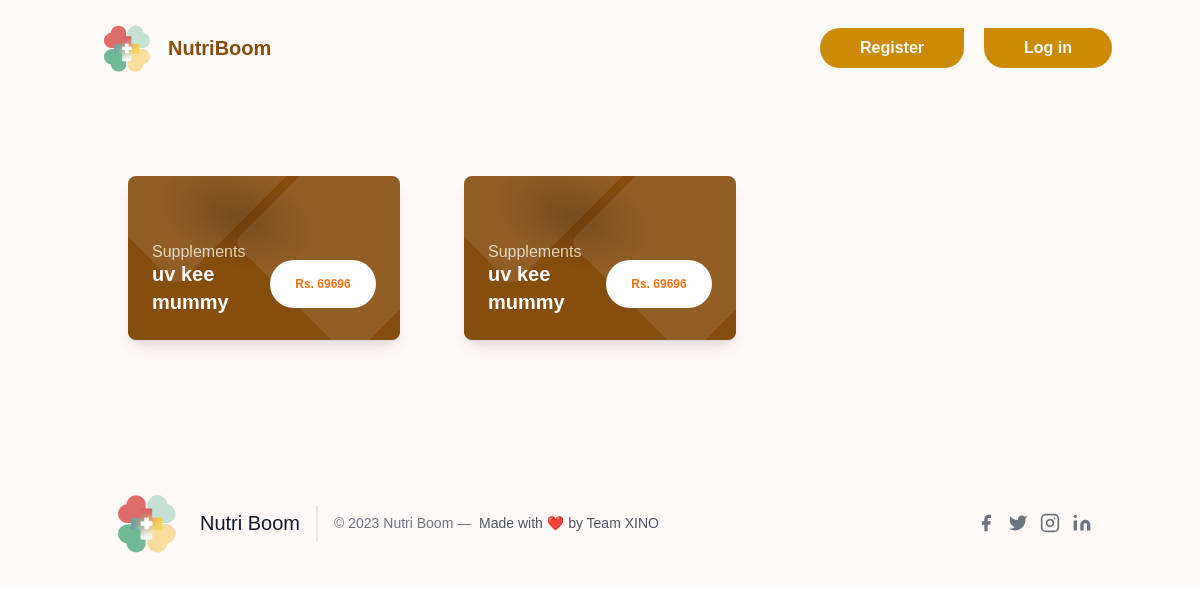
Before: /explore with the older database file.
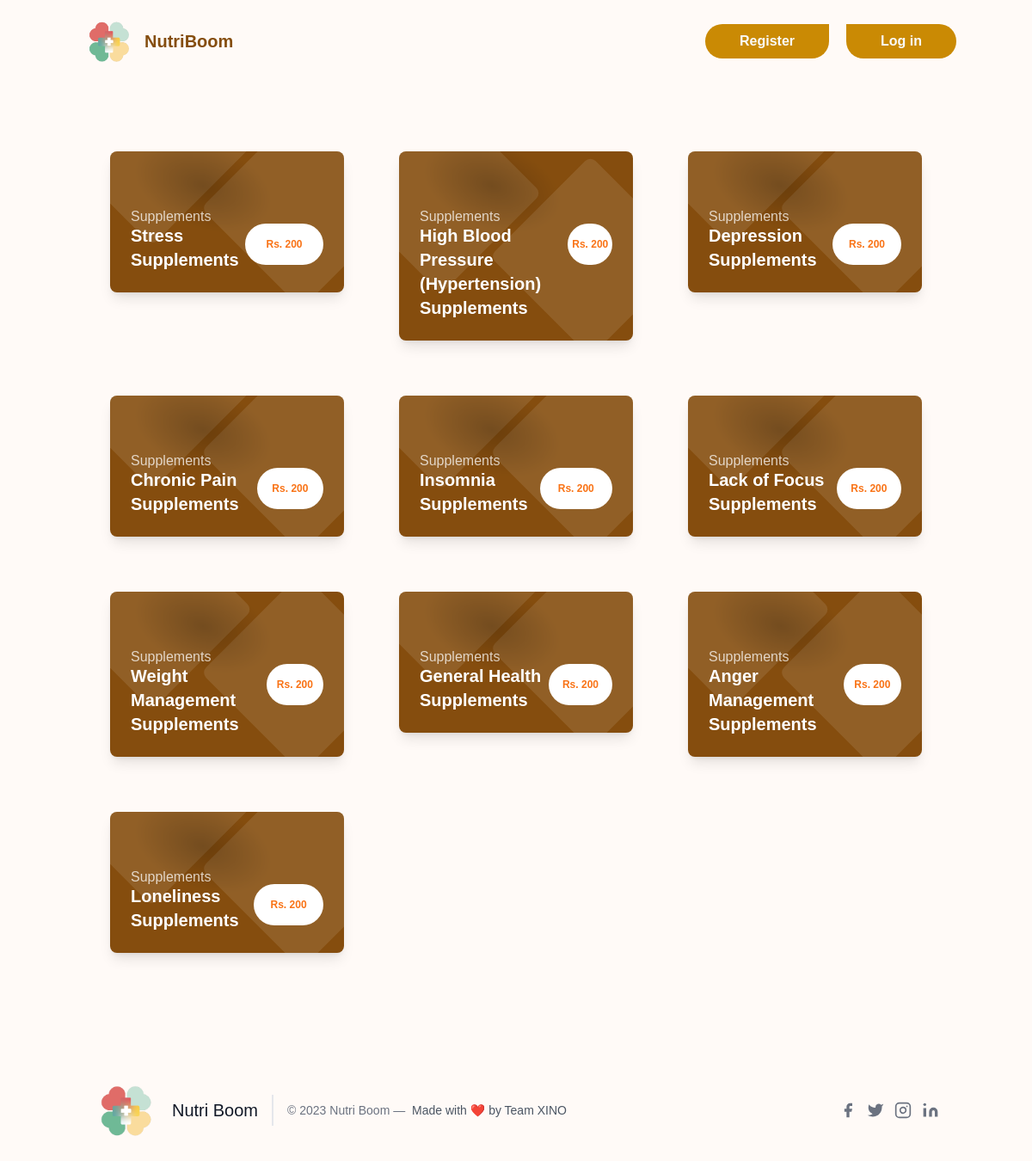
After: the same page with the newer database file.
### hack/models.py (models this page shows)
class Product(db.Model):
    id = db.Column(db.Integer, primary_key=True)
    image = db.Column(db.String, default='default.png')
    category = db.Column(db.String, nullable=False)
    name = db.Column(db.String, nullable=False)
    price = db.Column(db.Integer, nullable=False)

### app.py (the view)
@app.route('/explore')
def explore():
    searchform = SearchForm()
    products = Product.query.all()
    return render_template('explore.html', searchform=searchform, products=products)

### hack/templates/explore.html (shortened to what this page needs)
{% extends 'base.html' %}
{% block content %}
<main class="container mx-auto p-4 mt-10">
  <div class="grid grid-cols-1 md:grid-cols-2 lg:grid-cols-3 gap-4">
    {% for i in products %}
    <a href="/products/{{i.id}}">
    <div class="flex-shrink-0 m-6 relative overflow-hidden bg-yellow-800 rounded-lg max-w-xs shadow-lg">
      <div class="relative pt-10 px-10 flex items-center justify-center">
        <div class="block absolute w-48 h-48 bottom-0 left-0 -mb-24 ml-3" style="background: radial-gradient(black, transparent 60%); transform: rotate3d(0, 0, 1, 20deg) scale3d(1, 0.6, 1); opacity: 0.2;"></div>
      </div>
      <div class="relative text-white px-6 pb-6 mt-6">
        <span class="block opacity-75 -mb-1">Supplements</span>
        <div class="flex justify-between">
          <span class="block font-semibold text-xl">{{i.name}}</span>
          <span class="block bg-white rounded-full text-orange-500 text-xs font-bold px-1 h-12 flex flex-cols justify-center items-center w-32 leading-none flex items-center">Rs. {{i.price}}</span>
        </div>
      </div>
    </div>
  </a>
      {% endfor %}
</main>
{% endblock content %}

### hack/templates/base.html (shortened to what this page needs)
<!doctype html>
<html>
<head>
	<link href="https://unpkg.com/aos@2.3.1/dist/aos.css" rel="stylesheet">
	<script src="https://cdn.tailwindcss.com"></script>
	<link href="https://unpkg.com/aos@2.3.1/dist/aos.css" rel="stylesheet">
	<link href="https://api.fontshare.com/v2/css?f[]=satoshi@700,500,400&f[]=panchang@600&display=swap" rel="stylesheet">
</head>
<body style="font-family: 'Satoshi', sans-serif; overflow-x: hidden;">
	<section class="bg-[#FFFAF7] ">
		<header class="p-4 text-gray-800">
			<div class="container flex justify-between h-16 mx-auto">
				<div class="flex">
					<a rel="noopener noreferrer" href="/" aria-label="Back to homepage" class="flex items-center p-2">
						<img src="{{url_for('static', filename='logo.png')}}" class=w-16>
					</a>
					<div class="flex flex-cols justify-center items-center"><h1 class="font-bold text-xl text-yellow-800">NutriBoom</h1></div>
				</div>
				  {%if current_user.is_authenticated%}
					<a href="{{url_for('logout')}}"><div class="items-center flex-shrink-0 hidden lg:flex">
						<button
							class="px-10 py-2 font-semibold rounded-r-full rounded-bl-full hover:border-2 hover:border-yellow-600 hover:text-yellow-600 hover:bg-transparent bg-yellow-600 text-gray-50">Logout</button></a>
					</div>
					{%else%}
			<div class="flex flex-cols  "><a href="{{url_for('register')}}"><div class="items-center flex-shrink-0 hidden lg:flex">
				<button
					class="px-10 py-2 mr-5 font-semibold rounded-l-full rounded-br-full  hover:border-2 hover:border-yellow-600 hover:text-yellow-600 hover:bg-transparent bg-yellow-600 text-gray-50">Register</button></a>
					<a href="{{url_for('login')}}"><div class="items-center flex-shrink-0 hidden lg:flex">
					<button
						class="px-10 py-2 font-semibold rounded-r-full rounded-bl-full hover:border-2 hover:border-yellow-600 hover:text-yellow-600 hover:bg-transparent bg-yellow-600 text-gray-50">Log
						in</button></a>
				</div></div>
				{%endif%}
		</header>
    {% block content %}
    {% endblock content %}
		  <footer class="text-gray-600 body-font mt-20	">
			<div class="container px-5 py-8 mx-auto flex items-center sm:flex-row flex-col">
			  <a class="flex title-font font-medium items-center md:justify-start justify-center text-gray-900">
				<img src="{{url_for('static', filename='logo.png')}}" class="w-20">
				<span class="ml-3 text-xl">Nutri Boom</span>
			  </a>
			  <p class="text-sm text-gray-500 sm:ml-4 sm:pl-4 sm:border-l-2 sm:border-gray-200 sm:py-2 sm:mt-0 mt-4">© 2023 Nutri Boom —
				<a href="https://xino.in/" class="text-gray-600 ml-1" rel="noopener noreferrer" target="_blank">Made with ❤️ by Team XINO</a>
			  </p>
			  <span class="inline-flex sm:ml-auto sm:mt-0 mt-4 justify-center sm:justify-start">
				<a class="text-gray-500">
				  <svg fill="currentColor" stroke-linecap="round" stroke-linejoin="round" stroke-width="2" class="w-5 h-5" viewBox="0 0 24 24">
					<path d="M18 2h-3a5 5 0 00-5 5v3H7v4h3v8h4v-8h3l1-4h-4V7a1 1 0 011-1h3z"></path>
				  </svg>
				</a>
				<a class="ml-3 text-gray-500">
				  <svg fill="currentColor" stroke-linecap="round" stroke-linejoin="round" stroke-width="2" class="w-5 h-5" viewBox="0 0 24 24">
					<path d="M23 3a10.9 10.9 0 01-3.14 1.53 4.48 4.48 0 00-7.86 3v1A10.66 10.66 0 013 4s-4 9 5 13a11.64 11.64 0 01-7 2c9 5 20 0 20-11.5a4.5 4.5 0 00-.08-.83A7.72 7.72 0 0023 3z"></path>
				  </svg>
				</a>
				<a class="ml-3 text-gray-500">
				  <svg fill="none" stroke="currentColor" stroke-linecap="round" stroke-linejoin="round" stroke-width="2" class="w-5 h-5" viewBox="0 0 24 24">
					<rect width="20" height="20" x="2" y="2" rx="5" ry="5"></rect>
					<path d="M16 11.37A4 4 0 1112.63 8 4 4 0 0116 11.37zm1.5-4.87h.01"></path>
				  </svg>
				</a>
				<a class="ml-3 text-gray-500">
				  <svg fill="currentColor" stroke="currentColor" stroke-linecap="round" stroke-linejoin="round" stroke-width="0" class="w-5 h-5" viewBox="0 0 24 24">
					<path stroke="none" d="M16 8a6 6 0 016 6v7h-4v-7a2 2 0 00-2-2 2 2 0 00-2 2v7h-4v-7a6 6 0 016-6zM2 9h4v12H2z"></path>
					<circle cx="4" cy="4" r="2" stroke="none"></circle>
				  </svg>
				</a>
			  </span>
			</div>
		  </footer>
    </body>
</html>

Changed rows visible on the page:
changed Product: name "uv kee mummy" → "Stress Supplements"; price "69696" → "200"
changed Product: name "uv kee mummy" → "High Blood Pressure (Hypertension) Supplements"; price "69696" → "200"
added Product: name "Depression Supplements", price "200"
added Product: name "Chronic Pain Supplements", price "200"
added Product: name "Insomnia Supplements", price "200"
added Product: name "Lack of Focus Supplements", price "200"
added Product: name "Weight Management Supplements", price "200"
added Product: name "General Health Supplements", price "200"
added Product: name "Anger Management Supplements", price "200"
added Product: name "Loneliness Supplements", price "200"
